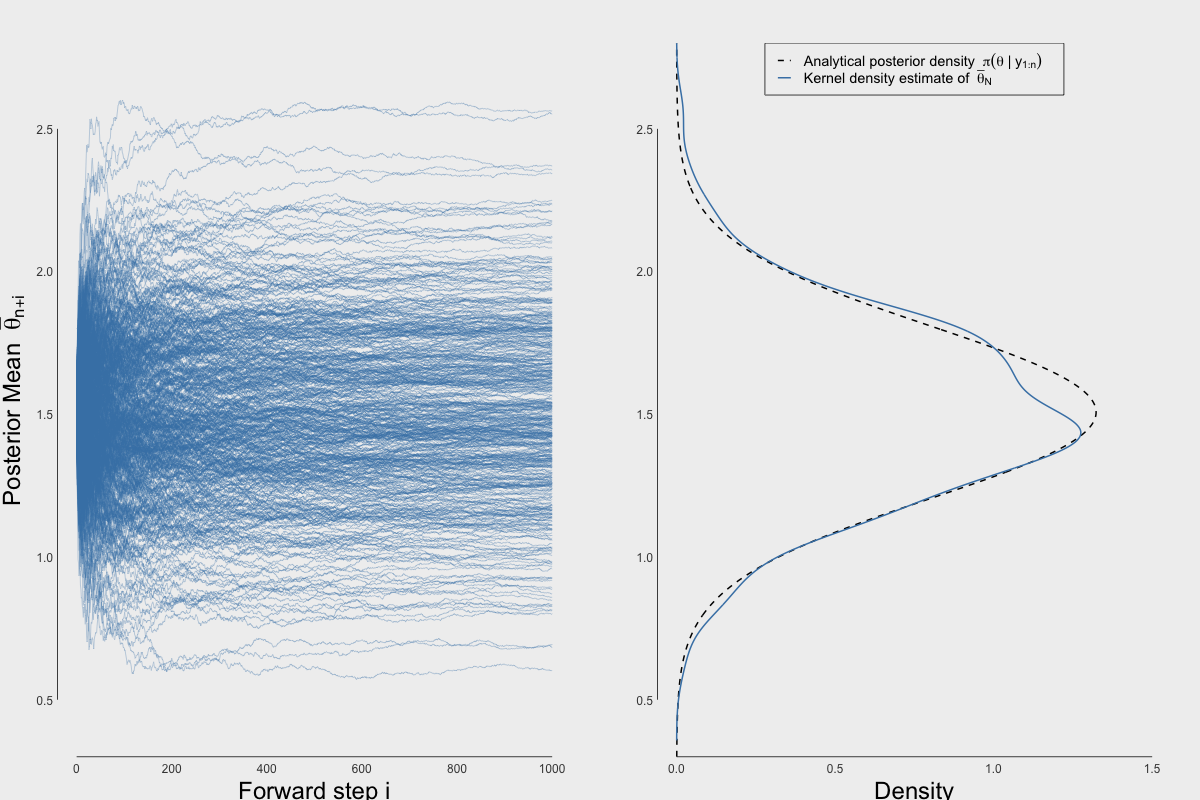

Write R code to recreate this figure.
library(magrittr)
library(Rcpp)

sourceCpp("post_rsmp.cpp")
set.seed(158501305)
y_mu <- 2
y_sigma <- 1
mu_prior <- 0
sigma_prior <- 1
yn <- rnorm(10, y_mu, y_sigma)

B <- 1000L
N <- 1000L

set.seed(73216911)
mu_postpred <- post_rsmp(yn = yn, y_sigma = y_sigma, mu_prior = mu_prior, sigma_prior = sigma_prior, B = B, N = N)

# posterior function
mu_post <- function(x, x_sigma, mu_prior, sigma_prior){
  n = length(x)
  a = 1/(1/sigma_prior**2 + n/x_sigma**2)
  b = mu_prior/sigma_prior**2 + sum(x)/x_sigma**2
  return(a*b)
}

sigma_post <- function(x, x_sigma, sigma_prior){
  n = length(x)
  a = 1/sigma_prior**2 + n/x_sigma**2
  return(1/a)
}


png("post_rsmp.png", width = 1200, height = 800)

{
  par(mar = c(3, 4, 3, 2), oma = c(0,0,0,0), bg = "#F0F0F0", 
    xpd = FALSE, xaxs = "r", yaxs = "i", mgp = c(2.1,.3,0), 
    las = 1, col.axis = "#434343", col.main = "#343434", 
    cex.lab = 2,
    tck = 0, lend = 1, mfrow = c(1,2))
  
  ydomin <- c(.3, 2.8)#c(min(mu_postpred)*.8, max(mu_postpred)*1.2)
  
  plot(0, 0, 
       type = "n",
       frame.plot = FALSE,
       xlim = c(0,N), ylim = ydomin,
       ylab = expression("Posterior Mean " ~ bar(theta)[n+i]), xlab = "Forward step i")
  
  for(b in 1:B){
    lines(0:N, mu_postpred[b,], col = "#4682B466")
  }
   
  plot(0, 0, 
       type = "n",
       frame.plot = FALSE,
       xlim = c(0,1.5), ylim = ydomin,
       xlab = "Density", ylab = "")
  
  lines(y = seq(ydomin[1], ydomin[2], len = 500), 
        x = dnorm(seq(ydomin[1], ydomin[2], len = 500), 
                  mu_post(yn, y_sigma, mu_prior = mu_prior, sigma_prior = sigma_prior),
                  sqrt(sigma_post(yn, y_sigma, sigma_prior = sigma_prior))), 
        lty = 2, lwd = 2)
  
  density(mu_postpred[, N+1]) %$% lines(y = x, x = y, type = "l", col = "steelblue", lwd = 2)  
  
  legend("top", legend = c(expression("Analytical posterior density " ~ pi(theta ~ "|" ~ y[1:n])), 
                           expression("Kernel density estimate of " ~ bar(theta)[N])), 
         lty = c(2,1), col = c("#000000", "#4682B4"), seg.len = 1, lwd = 2,
         cex = 1.2, text.width = .8)
}

dev.off()

# render a gif
require(animation)
saveGIF({
  for(i in 1:(N/4)){
    par(mar = c(3, 4, 3, 2), oma = c(0,0,0,0), bg = "#F0F0F0", 
        xpd = FALSE, xaxs = "r", yaxs = "i", mgp = c(2.1,.3,0), 
        las = 1, col.axis = "#434343", col.main = "#343434", 
        tck = 0, lend = 1, mfrow = c(1,2))
    
    ydomin <- c(.3, 2.8)
    
    plot(0, 0, 
         type = "n",
         frame.plot = FALSE,
         xlim = c(0,N), ylim = ydomin,
         ylab = expression("Posterior Mean " ~ bar(theta)[n+i]), xlab = "Forward step i")
    
    for(b in 1:B){
      lines(0:(i*4), mu_postpred[b, 1:(i*4+1)], col = "#4682B466")
    }
    
    plot(0, 0, 
         type = "n",
         frame.plot = FALSE,
         xlim = c(0,1.5), ylim = ydomin,
         xlab = "Density", ylab = "")
    
    lines(y = seq(ydomin[1], ydomin[2], len = 500), 
          x = dnorm(seq(ydomin[1], ydomin[2], len = 500), 
                    mu_post(yn, y_sigma, mu_prior = mu_prior, sigma_prior = sigma_prior),
                    sqrt(sigma_post(yn, y_sigma, sigma_prior = sigma_prior))), 
          lty = 2, lwd = 2)
    
    density(mu_postpred[, i*4+1]) %$% lines(y = x, x = y, type = "l", col = "steelblue", lwd = 2)  
  }
}, "post_rsmp.gif", interval = .1, ani.height  = 500, ani.width = 500)



  